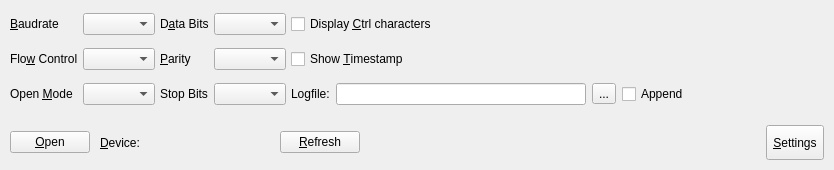
<?xml version="1.0" encoding="UTF-8"?>
<ui version="4.0">
 <class>ControlPanel</class>
 <widget class="QFrame" name="ControlPanel">
  <property name="geometry">
   <rect>
    <x>0</x>
    <y>0</y>
    <width>834</width>
    <height>170</height>
   </rect>
  </property>
  <property name="maximumSize">
   <size>
    <width>16777215</width>
    <height>170</height>
   </size>
  </property>
  <property name="autoFillBackground">
   <bool>false</bool>
  </property>
  <property name="frameShape">
   <enum>QFrame::NoFrame</enum>
  </property>
  <layout class="QVBoxLayout" name="m_verticalLayout">
   <property name="spacing">
    <number>5</number>
   </property>
   <property name="leftMargin">
    <number>0</number>
   </property>
   <property name="topMargin">
    <number>5</number>
   </property>
   <property name="rightMargin">
    <number>0</number>
   </property>
   <property name="bottomMargin">
    <number>0</number>
   </property>
   <item>
    <widget class="QWidget" name="settingsPane" native="true">
     <widget class="QWidget" name="layoutWidget">
      <property name="geometry">
       <rect>
        <x>0</x>
        <y>0</y>
        <width>831</width>
        <height>111</height>
       </rect>
      </property>
      <layout class="QGridLayout" name="gridLayout">
       <property name="leftMargin">
        <number>10</number>
       </property>
       <property name="rightMargin">
        <number>10</number>
       </property>
       <property name="spacing">
        <number>5</number>
       </property>
       <item row="1" column="2">
        <widget class="QLabel" name="label_parity">
         <property name="text">
          <string>&amp;Parity</string>
         </property>
         <property name="buddy">
          <cstring>m_combo_parity</cstring>
         </property>
        </widget>
       </item>
       <item row="1" column="3">
        <widget class="QComboBox" name="m_combo_parity"/>
       </item>
       <item row="2" column="3">
        <widget class="QComboBox" name="m_combo_stopBits"/>
       </item>
       <item row="0" column="3">
        <widget class="QComboBox" name="m_combo_dataBits"/>
       </item>
       <item row="2" column="2">
        <widget class="QLabel" name="label_stopBits">
         <property name="text">
          <string>Stop Bits</string>
         </property>
         <property name="buddy">
          <cstring>m_combo_stopBits</cstring>
         </property>
        </widget>
       </item>
       <item row="0" column="4">
        <widget class="QCheckBox" name="m_check_lineBreak">
         <property name="text">
          <string>Display &amp;Ctrl characters</string>
         </property>
        </widget>
       </item>
       <item row="1" column="4">
        <widget class="QCheckBox" name="m_check_timestamp">
         <property name="text">
          <string>Show &amp;Timestamp</string>
         </property>
        </widget>
       </item>
       <item row="1" column="1">
        <widget class="QComboBox" name="m_combo_flowControl"/>
       </item>
       <item row="0" column="1">
        <widget class="QComboBox" name="m_combo_Baud"/>
       </item>
       <item row="0" column="0">
        <widget class="QLabel" name="label_baud">
         <property name="text">
          <string>&amp;Baudrate</string>
         </property>
         <property name="buddy">
          <cstring>m_combo_Baud</cstring>
         </property>
        </widget>
       </item>
       <item row="0" column="2">
        <widget class="QLabel" name="label_dataBits">
         <property name="text">
          <string>D&amp;ata Bits</string>
         </property>
         <property name="buddy">
          <cstring>m_combo_dataBits</cstring>
         </property>
        </widget>
       </item>
       <item row="2" column="0">
        <widget class="QLabel" name="label_mode">
         <property name="text">
          <string>Open &amp;Mode</string>
         </property>
         <property name="buddy">
          <cstring>m_combo_Mode</cstring>
         </property>
        </widget>
       </item>
       <item row="1" column="0">
        <widget class="QLabel" name="label_flowControl">
         <property name="text">
          <string>Flo&amp;w Control</string>
         </property>
         <property name="buddy">
          <cstring>m_combo_flowControl</cstring>
         </property>
        </widget>
       </item>
       <item row="2" column="4">
        <widget class="QFrame" name="logging_frame">
         <property name="frameShape">
          <enum>QFrame::NoFrame</enum>
         </property>
         <property name="frameShadow">
          <enum>QFrame::Plain</enum>
         </property>
         <layout class="QHBoxLayout" name="horizontalLayout_4">
          <property name="leftMargin">
           <number>0</number>
          </property>
          <property name="topMargin">
           <number>0</number>
          </property>
          <property name="rightMargin">
           <number>0</number>
          </property>
          <property name="bottomMargin">
           <number>0</number>
          </property>
          <item>
           <widget class="QLabel" name="m_lb_logfile">
            <property name="text">
             <string>Logfile:</string>
            </property>
           </widget>
          </item>
          <item>
           <widget class="QLineEdit" name="m_logfile_edit">
            <property name="minimumSize">
             <size>
              <width>250</width>
              <height>0</height>
             </size>
            </property>
            <property name="maximumSize">
             <size>
              <width>400</width>
              <height>16777215</height>
             </size>
            </property>
           </widget>
          </item>
          <item>
           <widget class="QToolButton" name="m_bt_logfileDialog">
            <property name="toolTip">
             <string>Choose Logfile via file chooser.</string>
            </property>
            <property name="text">
             <string>...</string>
            </property>
           </widget>
          </item>
          <item>
           <widget class="QCheckBox" name="m_check_appendLog">
            <property name="toolTip">
             <string>Appends to an existing logfile instead of truncating it.</string>
            </property>
            <property name="text">
             <string>Append</string>
            </property>
           </widget>
          </item>
          <item>
           <spacer name="hSpacer_settings_grid">
            <property name="orientation">
             <enum>Qt::Horizontal</enum>
            </property>
            <property name="sizeType">
             <enum>QSizePolicy::MinimumExpanding</enum>
            </property>
            <property name="sizeHint" stdset="0">
             <size>
              <width>2</width>
              <height>20</height>
             </size>
            </property>
           </spacer>
          </item>
         </layout>
        </widget>
       </item>
       <item row="2" column="1">
        <widget class="QComboBox" name="m_combo_Mode"/>
       </item>
      </layout>
     </widget>
    </widget>
   </item>
   <item>
    <widget class="QFrame" name="frame">
     <property name="maximumSize">
      <size>
       <width>16777215</width>
       <height>50</height>
      </size>
     </property>
     <property name="frameShape">
      <enum>QFrame::NoFrame</enum>
     </property>
     <layout class="QVBoxLayout" name="verticalLayout">
      <property name="spacing">
       <number>0</number>
      </property>
      <property name="leftMargin">
       <number>0</number>
      </property>
      <property name="topMargin">
       <number>0</number>
      </property>
      <property name="rightMargin">
       <number>0</number>
      </property>
      <property name="bottomMargin">
       <number>0</number>
      </property>
      <item>
       <layout class="QHBoxLayout" name="horizontalLayout">
        <property name="spacing">
         <number>10</number>
        </property>
        <property name="leftMargin">
         <number>10</number>
        </property>
        <property name="rightMargin">
         <number>10</number>
        </property>
        <property name="bottomMargin">
         <number>5</number>
        </property>
        <item>
         <widget class="QPushButton" name="m_bt_open">
          <property name="text">
           <string>&amp;Open</string>
          </property>
         </widget>
        </item>
        <item>
         <widget class="QLabel" name="label_device">
          <property name="text">
           <string>&amp;Device:</string>
          </property>
          <property name="buddy">
           <cstring>m_combo_device</cstring>
          </property>
         </widget>
        </item>
        <item>
         <widget class="DeviceCombo" name="m_combo_device" native="true">
          <property name="minimumSize">
           <size>
            <width>120</width>
            <height>0</height>
           </size>
          </property>
          <property name="baseSize">
           <size>
            <width>0</width>
            <height>0</height>
           </size>
          </property>
         </widget>
        </item>
        <item>
         <widget class="QPushButton" name="m_bt_refresh">
          <property name="text">
           <string>&amp;Refresh</string>
          </property>
         </widget>
        </item>
        <item>
         <spacer name="horizontalSpacer">
          <property name="orientation">
           <enum>Qt::Horizontal</enum>
          </property>
          <property name="sizeType">
           <enum>QSizePolicy::Expanding</enum>
          </property>
          <property name="sizeHint" stdset="0">
           <size>
            <width>40</width>
            <height>20</height>
           </size>
          </property>
         </spacer>
        </item>
        <item>
         <widget class="QToolButton" name="m_bt_settings">
          <property name="sizePolicy">
           <sizepolicy hsizetype="Fixed" vsizetype="Fixed">
            <horstretch>0</horstretch>
            <verstretch>0</verstretch>
           </sizepolicy>
          </property>
          <property name="minimumSize">
           <size>
            <width>0</width>
            <height>35</height>
           </size>
          </property>
          <property name="text">
           <string>&amp;Settings</string>
          </property>
         </widget>
        </item>
       </layout>
      </item>
     </layout>
    </widget>
   </item>
  </layout>
 </widget>
 <customwidgets>
  <customwidget>
   <class>DeviceCombo</class>
   <extends>QWidget</extends>
   <header>devicecombo.h</header>
  </customwidget>
 </customwidgets>
 <resources/>
 <connections/>
</ui>
